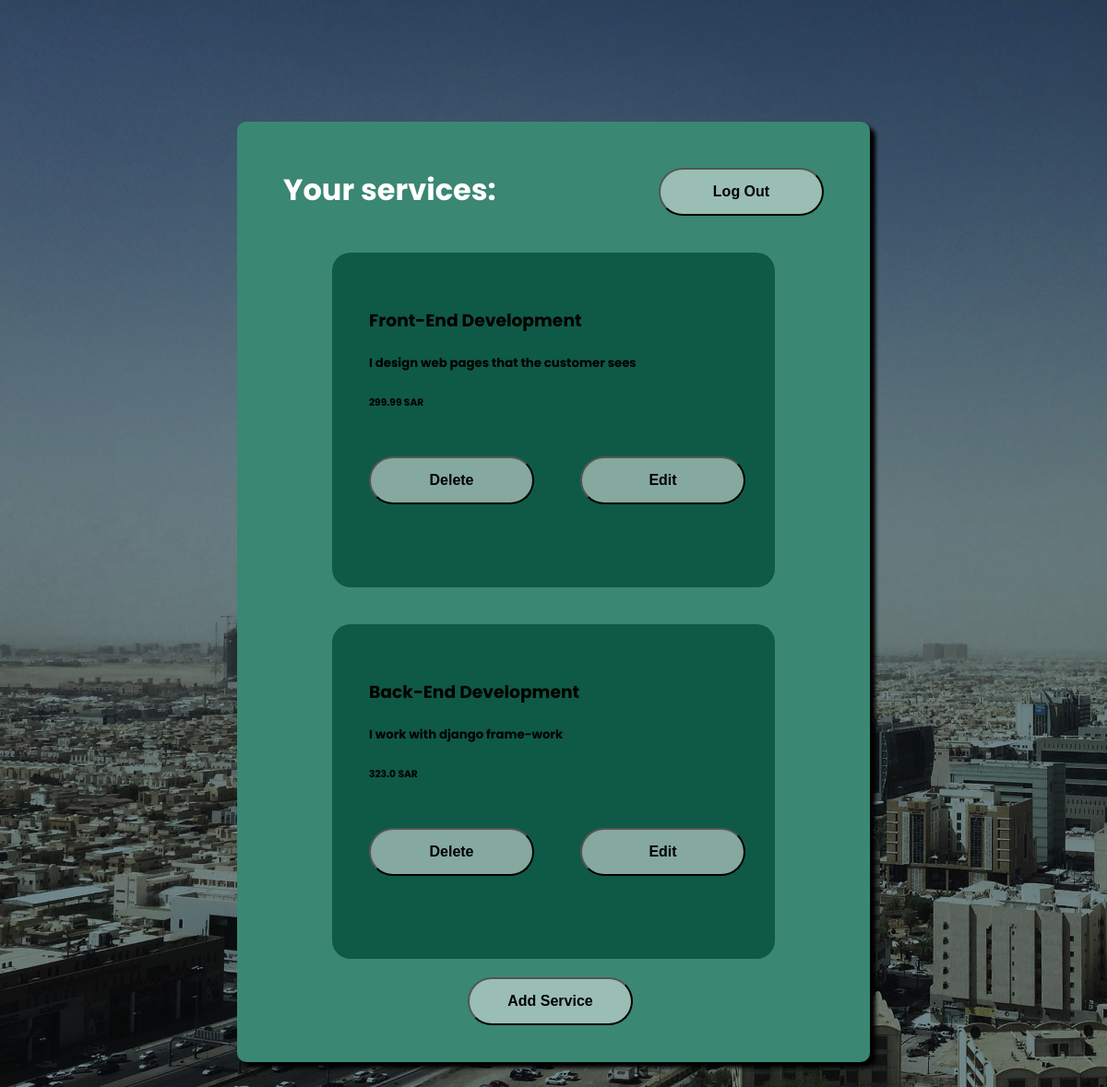
/saham/FreeLancerEdit/SXrxXk, run on the app's committed database.
### sahamapp/models.py (models this page shows)
class Service(models.Model):
    serviceId = models.CharField(max_length=6, primary_key=True)
    name = models.CharField(max_length=32, validators=[MinLengthValidator(3)])
    description = models.CharField(max_length=500)
    price = models.FloatField()
    freelancer = models.ForeignKey(Freelancer, on_delete=models.CASCADE, related_name='services')

### sahamapp/views.py (the view)
# urls.py: path("FreeLancerEdit/<str:freelancerId>", views.editpage, name='editFL'),
def editpage(request, freelancerId):
    freelancer = get_object_or_404(Freelancer, pk=freelancerId)
    services = Service.objects.filter(freelancer=freelancer)
    return render(request, 'sahamapp/editPage.html', {
        'services': services,
        'freelancer': freelancer
    })

### sahamapp/templates/sahamapp/editPage.html
{% extends 'sahamapp/layout.html' %}
{% load static %}
{% block body %}
<div class="edit-container">
    <div class="header">
        <h1 style="margin: 0; color: white; font-weight: bold;">Your services:</h1>
        <a href="{% url 'sahamapp:index' %}" >
            <button class="btn btn-bookservice" type="button">Log Out</button>
        </a>
    </div>
    <div class="service-wrapper">
        {% for service in services %}
    <div class="service-el">
        <h3>{{service.name}}</h3>
        <h5>{{service.description}}</h5>
        <h6>{{service.price}} SAR</h6>
        <div class="btn-container">
            <a href="{% url 'sahamapp:deleteService' service.serviceId %}"><button  class="btn" type="button" >Delete</button></a>
            <a href="{% url 'sahamapp:editService' service.serviceId %}"><button class="btn" type="button">Edit</button></a>
        </div>
    </div>
    {%endfor%}
    </div>
    <a href="{% url 'sahamapp:addServiceFL' freelancer.freelancerId %}"><button class="btn btn-center" type="button">Add Service</button></a>
</div>
{% endblock %}

### sahamapp/static/sahamapp/index.css (style rules this page uses)
body { background-image: url('images/643c06b56dea095d51413d5d_Riyadh-Saudi-Arabia-Center-Cityscape-Alternative-Spots.jpg'); background-size: cover; font-family: "Poppins", sans-serif; }
.register-container,.login-container,.edit-container,.addService-container,.editService-container,.service-container,.services-container,.showService-container { width: 626px; height: 772px; background-color: #3A8773; margin: 132px auto; border-radius: 10px; box-shadow: 6px 6px 4px black; }
.edit-container { padding: 30px; }
.header { display: flex; justify-content: space-between; padding: 20px; }
::placeholder { color: #ffffff9c; font-size: 16px; }
.btn-container { margin: 50px auto; display: flex; gap: 50px; }
.btn { width: 179px; height: 52px; font-size: 16px; font-weight: bold; border-radius: 40px; background: rgba(235, 235, 235, 0.54); }
.edit-container { height: 100%; }
.service-wrapper { display: flex; flex-direction: column; }
.service-el { width: 400px; border-radius: 20px; margin: 20px auto; padding: 40px; background-color: #0e5a46; }
.btn-center { margin-left: 220px; margin-bottom: 10px; }

### data on the page
Service: name "Front-End Development", description "I design web pages that the customer sees", price "299.99"
Service: name "Back-End Development", description "I work with django frame-work", price "323.0"
